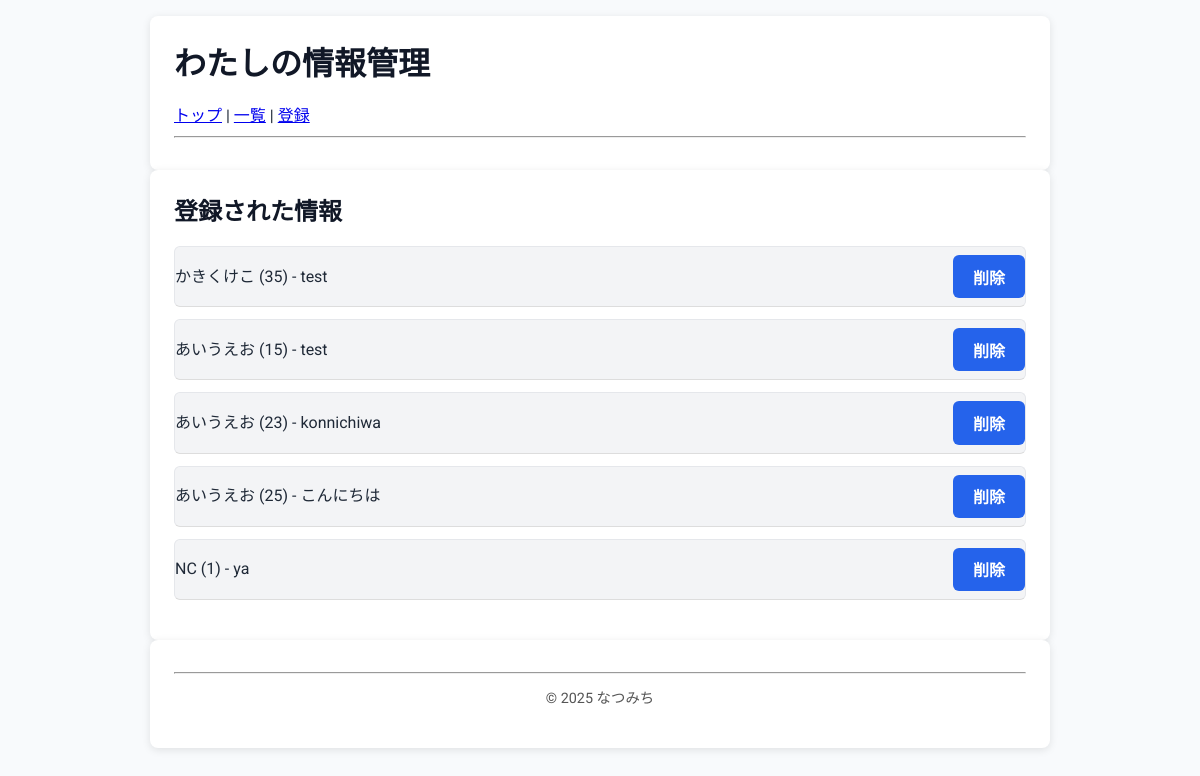
The page /list/ on the database as committed earlier.
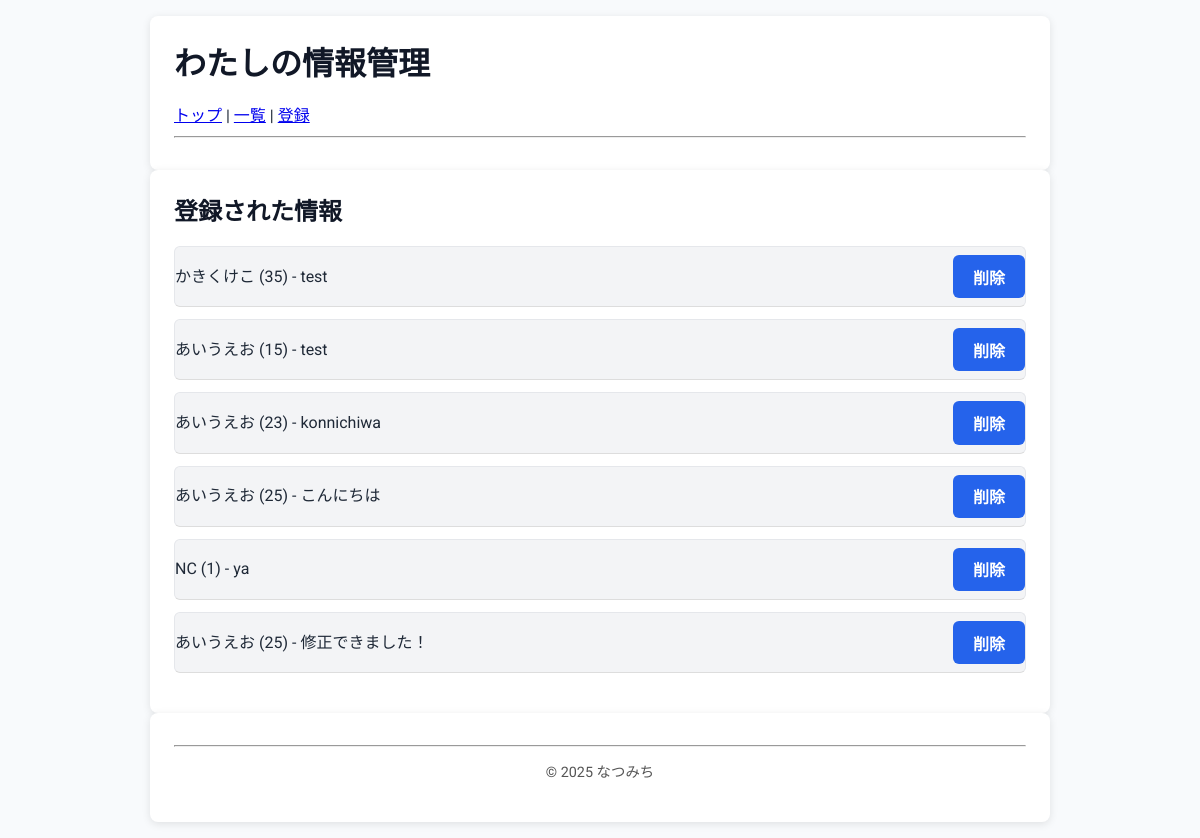
The same page on the database as committed later.
### myapp/models.py (models this page shows, shortened)
class Person(models.Model):
    name = models.CharField(max_length=100)
    age = models.IntegerField()
    comment = models.TextField()

### myapp/views.py (the view)
# urls.py: path('list/', views.person_list_view, name='person_list'),
def person_list_view(request):
    people = Person.objects.all()
    return render(request, 'person_list.html', {'people': people})

### myapp/templates/person_list.html (shortened to what this page needs)
{% extends "base.html" %}
{% block content %}
<h2>登録された情報</h2>
<ul>
    {% for person in people %}
    <li class="person-item">
        <div class="person-info">
            {{ person.name }} ({{ person.age }}) - {{ person.comment }}
        </div>
        <form method="POST" action="{% url 'person_delete' person.id %}">
            <button type="submit">削除</button>
        </form>
    </li>
    {% empty %}
    <li>データがありません。</li>
    {% endfor %}
</ul>
{% endblock %}

### myapp/templates/base.html (shortened to what this page needs)
<!DOCTYPE html>
<html lang="jp">
<head>
    {% load static %}
    <link rel="stylesheet" href="{% static 'css/styles.css' %}">
</head>
<body>
    <header>
        <div class="container">
            <h1>わたしの情報管理</h1>
            <nav>
                <a href="{% url 'submit' %}">トップ</a> |
                <a href="{% url 'person_list' %}">一覧</a> |
                <a href="{% url 'person_create' %}">登録</a>
            </nav>
            <hr>
        </div>
    </header>
    <main>
        <div class="container">
            {% block content %}{% endblock %}
        </div>
    </main>
    <footer>
        <div class="container">
            <hr>
            <p style="text-align:center; font-size:0.9rem; color:#555;">© 2025 なつみち</p>
        </div>
    </footer>
</body>
</html>

### myapp/static/css/styles.css (style rules this page uses)
*, *::before, *::after { box-sizing: border-box; }
body { margin: 0; font-family: 'Noto Sans JP', 'Roboto', -apple-system, BlinkMacSystemFont, "Segoe UI", Roboto, "Helvetica Neue", Arial, sans-serif; background-color: #f8fafc; color: #1f2937; line-height: 1.5; padding: 1rem; }
.container { max-width: 900px; margin: 0 auto; padding: 1.5rem; background-color: #ffffff; border-radius: 8px; box-shadow: 0 2px 8px rgb(0 0 0 / 0.1); }
h1, h2, h3 { margin-top: 0; margin-bottom: 1rem; font-weight: 600; color: #111827; }
button, input[type="submit"], a.btn-primary { display: inline-block; background-color: #2563eb; color: white; padding: 0.6rem 1.25rem; font-weight: 600; font-size: 1rem; border: none; border-radius: 6px; cursor: pointer; user-select: none; transition: background-color 0.2s ease; text-decoration: none; text-align: center; }
ul { list-style: none; padding-left: 0; }
li { background-color: #f3f4f6; border: 1px solid #e5e7eb; border-radius: 6px; padding: 0.75rem 1rem; margin-bottom: 0.75rem; display: flex; justify-content: space-between; align-items: center; }
form { max-width: 320px; margin: 0 auto 2rem auto; }
.person-item { display: flex; justify-content: space-between; align-items: center; padding: 0.5rem 0; border-bottom: 1px solid #ddd; }
.person-info { max-width: 80%; overflow-wrap: break-word; }
.person-item form { margin: 0; }

Rows that differ between the two databases and show on the page:
added Person: name "あいうえお", age "25", comment "修正できました！"
